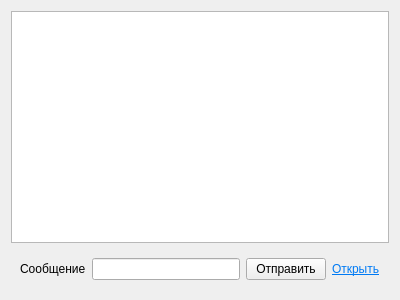
<?xml version="1.0" encoding="UTF-8"?>
<ui version="4.0">
 <class>ClientChatWidget</class>
 <widget class="QWidget" name="ClientChatWidget">
  <property name="geometry">
   <rect>
    <x>0</x>
    <y>0</y>
    <width>400</width>
    <height>300</height>
   </rect>
  </property>
  <property name="windowTitle">
   <string>Form</string>
  </property>
  <property name="styleSheet">
   <string notr="true">ClientChatWidget
{
backgroung-color:rgb(22,25,31);
}</string>
  </property>
  <layout class="QVBoxLayout" name="verticalLayout">
   <item>
    <widget class="QListWidget" name="lstMessages"/>
   </item>
   <item>
    <widget class="QWidget" name="wdgSendMessage" native="true">
     <layout class="QHBoxLayout" name="horizontalLayout">
      <item>
       <widget class="QLabel" name="lblMessage">
        <property name="text">
         <string>Сообщение</string>
        </property>
       </widget>
      </item>
      <item>
       <widget class="QLineEdit" name="lnMessage"/>
      </item>
      <item>
       <widget class="QPushButton" name="btnSend">
        <property name="text">
         <string>Отправить</string>
        </property>
       </widget>
      </item>
      <item>
       <widget class="QLabel" name="lblOpenFolder">
        <property name="text">
         <string>&lt;html&gt;&lt;head/&gt;&lt;body&gt;&lt;p&gt;&lt;a href=&quot;#&quot;&gt;&lt;span style=&quot; text-decoration: underline; color:#007af4;&quot;&gt;Открыть&lt;/span&gt;&lt;/a&gt;&lt;/p&gt;&lt;/body&gt;&lt;/html&gt;</string>
        </property>
       </widget>
      </item>
     </layout>
    </widget>
   </item>
  </layout>
 </widget>
 <resources/>
 <connections/>
</ui>
